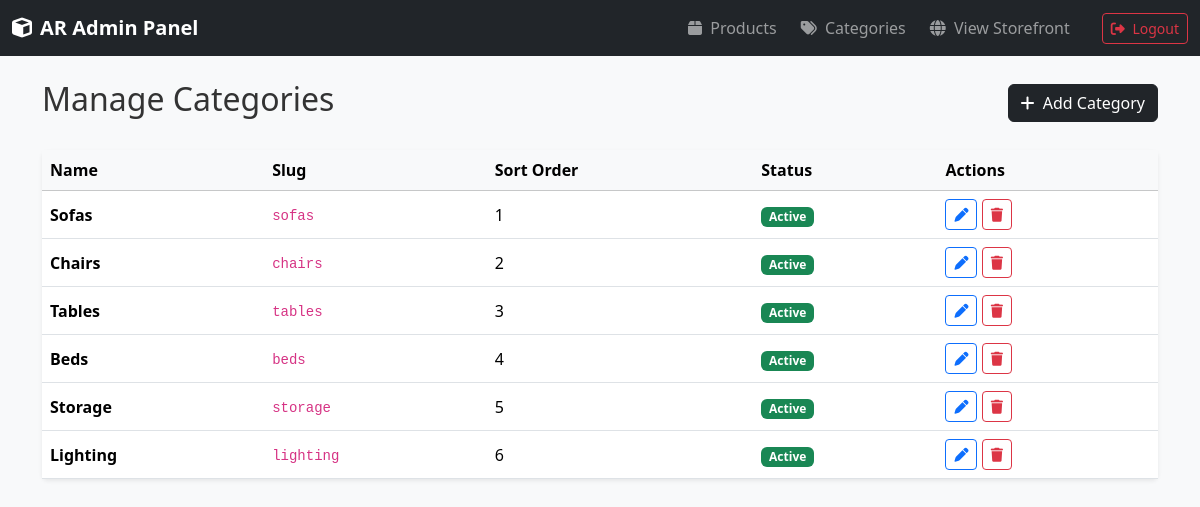
Page /ar-furniture/admin/categories.php (signed in) on the committed database.
### tables this page shows
CREATE TABLE IF NOT EXISTS `categories` (
  `id` INT AUTO_INCREMENT PRIMARY KEY,
  `slug` VARCHAR(100) NOT NULL UNIQUE,
  `name` VARCHAR(100) NOT NULL,
  `sort_order` INT DEFAULT 0,
  `is_active` TINYINT(1) DEFAULT 1,
  `created_at` TIMESTAMP DEFAULT CURRENT_TIMESTAMP
);

### ar-furniture/includes/categories.php (called while the page is built, shortened)
<?php
require_once __DIR__ . '/db.php';
function getAllCategories() {
    global $pdo;
    $stmt = $pdo->query("SELECT * FROM categories ORDER BY sort_order ASC, name ASC");
    return $stmt->fetchAll();
}

### ar-furniture/admin/categories.php (the view)
<?php
require_once '../includes/db.php';
require_once '../includes/categories.php';
require_once '../includes/admin_layout.php';
$categories = getAllCategories();
?>
<div class="d-flex justify-content-between align-items-center mb-4">
    <h2>Manage Categories</h2>
    <a href="category_edit.php" class="btn btn-dark"><i class="fa-solid fa-plus me-1"></i> Add Category</a>
</div>
<div class="card border-0 shadow-sm">
    <div class="table-responsive">
        <table class="table align-middle mb-0">
            <thead class="table-light">
                <tr>
                    <th>Name</th>
                    <th>Slug</th>
                    <th>Sort Order</th>
                    <th>Status</th>
                    <th>Actions</th>
                </tr>
            </thead>
            <tbody>
                <?php foreach ($categories as $cat): ?>
                    <tr>
                        <td class="fw-semibold"><?= htmlspecialchars($cat['name']) ?></td>
                        <td><code><?= htmlspecialchars($cat['slug']) ?></code></td>
                        <td><?= htmlspecialchars($cat['sort_order']) ?></td>
                        <td>
                            <span class="badge bg-<?= $cat['is_active'] ? 'success' : 'secondary' ?>">
                                <?= $cat['is_active'] ? 'Active' : 'Inactive' ?>
                            </span>
                        </td>
                        <td>
                            <a href="category_edit.php?id=<?= $cat['id'] ?>" class="btn btn-sm btn-outline-primary"><i class="fa-solid fa-pen"></i></a>
                            <a href="category_delete.php?id=<?= $cat['id'] ?>" class="btn btn-sm btn-outline-danger" onclick="return confirm('Deleting category will fail if products are linked. Proceed?')"><i class="fa-solid fa-trash"></i></a>
                        </td>
                    </tr>
                <?php endforeach; ?>
            </tbody>
        </table>
    </div>
</div>
<?php require_once '../includes/admin_footer.php'; ?>

### ar-furniture/includes/admin_layout.php (shortened to what this page needs)
<!DOCTYPE html>
<html lang="en">
<head>
    <link href="https://cdn.jsdelivr.net/npm/bootstrap@5.3.2/dist/css/bootstrap.min.css" rel="stylesheet">
    <link rel="stylesheet" href="https://cdnjs.cloudflare.com/ajax/libs/font-awesome/6.4.2/css/all.min.css">
    <link rel="stylesheet" href="../css/styles.css">
</head>
<body class="bg-light">
    <nav class="navbar navbar-expand-lg navbar-dark bg-dark">
        <div class="container-fluid">
            <a class="navbar-brand fw-bold" href="index.php"><i class="fa-solid fa-cube me-2"></i>AR Admin Panel</a>
            <div class="collapse navbar-collapse" id="adminNav">
                <ul class="navbar-nav ms-auto mb-2 mb-lg-0 align-items-lg-center gap-2">
                    <li class="nav-item">
                        <a class="nav-link" href="index.php"><i class="fa-solid fa-box me-1"></i> Products</a>
                    </li>
                    <li class="nav-item">
                        <a class="nav-link" href="categories.php"><i class="fa-solid fa-tags me-1"></i> Categories</a>
                    </li>
                    <li class="nav-item">
                        <a class="nav-link" href="../index.php" target="_blank"><i class="fa-solid fa-globe me-1"></i> View Storefront</a>
                    </li>
                    <li class="nav-item ms-lg-3">
                        <a class="btn btn-outline-danger btn-sm" href="logout.php"><i class="fa-solid fa-right-from-bracket me-1"></i> Logout</a>
                    </li>
                </ul>
            </div>
        </div>
    </nav>
    <div class="container py-4">

### ar-furniture/includes/admin_footer.php (shortened to what this page needs)
</div>
</body>
</html>

### ar-furniture/css/styles.css (style rules this page uses)
:root { --bs-primary: #2c3e50; --bs-primary-rgb: 44, 62, 80; }
body { font-family: system-ui, -apple-system, "Segoe UI", Roboto, Helvetica, Arial, sans-serif; background-color: #f8f9fa; color: #333; }

### rows in the picture
categories: name "Sofas", slug "sofas", sort_order "1", is_active "Active"
categories: name "Chairs", slug "chairs", sort_order "2", is_active "Active"
categories: name "Tables", slug "tables", sort_order "3", is_active "Active"
categories: name "Beds", slug "beds", sort_order "4", is_active "Active"
categories: name "Storage", slug "storage", sort_order "5", is_active "Active"
categories: name "Lighting", slug "lighting", sort_order "6", is_active "Active"
